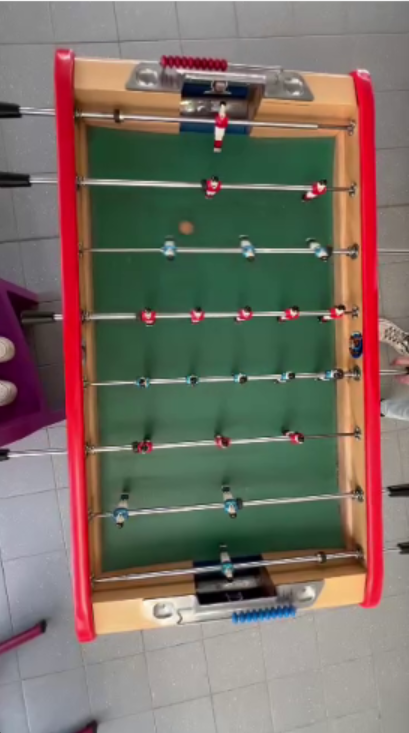
#> input picture baby_foot_frame.png, 409 x 733 px
$ python test4_paul.py
#> lines starting #> are read from the running program, lines starting #| are printed output that depends on the picture; after the words box and inside, x2 and y2 are one past the last pixel; in counts of white or black regions, pixels touching at a corner belong together
import cv2 as cv
import numpy as np
import matplotlib.pyplot as plt
import math
from collections import deque

img = cv.imread("baby_foot_frame.png")
#> img is the input picture: shape (733, 409, 3); mean B, G, R 101.2, 110.4, 120.8
if img is not None:
    hsv = cv.cvtColor(img, cv.COLOR_BGR2HSV)
#> hsv: shape (733, 409, 3); mean H, S, V 63.9, 78.6, 133.1

class DetectionBabyfoot:
    def __init__(self, img=None):
        self.kernel_moyen = cv.getStructuringElement(cv.MORPH_ELLIPSE, (11, 11))
        self.kernel_gros = cv.getStructuringElement(cv.MORPH_ELLIPSE, (21, 21))
        self.kernel_petit = cv.getStructuringElement(cv.MORPH_ELLIPSE, (3, 3))

        self.kernel_moyen_cross = cv.getStructuringElement(cv.MORPH_CROSS, (11, 11))
        self.kernel_gros_cross = cv.getStructuringElement(cv.MORPH_CROSS, (21, 21))
        self.kernel_petit_cross = cv.getStructuringElement(cv.MORPH_CROSS, (3, 3))

        self.largeur_proj = 1220
        self.hauteur_proj = 720
        self.derniere_matrice = None

        # Variables de tracking
        self.historique_trajectoire = deque(maxlen=40)
        self.current_tracking_time = 0
        self.max_tracking_time = 0
        self.historique_global_vitesses = []
        self.historique_global_frames = []

        if img is not None:
            self.mask_green = cv.inRange(hsv, (40, 60, 50), (85, 170, 255))
            self.mask_blue  = cv.inRange(hsv, (100, 150, 50), (130, 255, 255))
            print(55 / 2)
            print(21 * 255 / 100)
            print(43 * 255 / 100)


    def masked_g_b(self, param_img):
        hsv = cv.cvtColor(param_img, cv.COLOR_BGR2HSV)
        mask_green_1 = cv.inRange(hsv, (41, 52, 43), (90, 140, 220))
        lower = np.array((41, 52, 43))
        upper = np.array((90, 140, 220))
        mask = cv.inRange(hsv, lower, upper)

        largeur_bordure = 60
        border = cv.copyMakeBorder(mask_green_1, largeur_bordure, largeur_bordure, largeur_bordure, largeur_bordure, borderType=cv.BORDER_REPLICATE)

        opened = cv.morphologyEx(border, cv.MORPH_OPEN, self.kernel_petit, iterations=3)
        opened = cv.morphologyEx(opened, cv.MORPH_CLOSE, self.kernel_moyen, iterations=3)
        opened = cv.morphologyEx(opened, cv.MORPH_OPEN, self.kernel_petit, iterations=13)
        opened = cv.morphologyEx(opened, cv.MORPH_CLOSE, self.kernel_gros, iterations=8)

        opened = opened[largeur_bordure:opened.shape[0] - largeur_bordure,
                        largeur_bordure:opened.shape[1] - largeur_bordure]
        return opened


    def apply_rectangular_contour(self, img):
        test_forme = self.masked_g_b(img)
        contours, _ = cv.findContours(test_forme, cv.RETR_EXTERNAL, cv.CHAIN_APPROX_SIMPLE)
        cnt = max(contours, key=cv.contourArea)
        pre_hull = cv.convexHull(cnt)
        if len(pre_hull) != 0:
            approx = cv.approxPolyDP(pre_hull, 0.04 * cv.arcLength(pre_hull, True), True)
            cv.drawContours(img, [approx], -1, (255,0,0), 3)
        return img


    def apply_rectangular_contour_masque(self, img):
        test_forme = self.masked_g_b(img)
        contours, _ = cv.findContours(test_forme, cv.RETR_EXTERNAL, cv.CHAIN_APPROX_SIMPLE)
        cnt = contours[0]

        approx = cv.approxPolyDP(cv.convexHull(cnt), 0.01 * cv.arcLength(cnt, True), True)

        cv.drawContours(test_forme, [approx], -1, (255,0,0), 3)

        true_terrain = np.zeros(test_forme.shape[:2], dtype=np.uint8)
        cv.fillPoly(true_terrain, [approx.astype(np.int32).reshape(-1, 1, 2)], 255)
        return true_terrain, approx


    # [14 lines of commented-out code are left out]


    def detecter_balle(self, frame, polygone_terrain):
        gray = cv.cvtColor(frame, cv.COLOR_BGR2GRAY)
        hsv = cv.cvtColor(frame, cv.COLOR_BGR2HSV)

        min_balle = np.array([5, 80, 100])
        max_balle = np.array([35, 255, 255])
        mask_balle = cv.inRange(hsv, min_balle, max_balle)

        mask_balle_dilate = cv.bitwise_and(polygone_terrain, mask_balle)

        opened = cv.morphologyEx(mask_balle_dilate, cv.MORPH_OPEN, self.kernel_petit_cross, iterations=1)
        opened = cv.morphologyEx(opened, cv.MORPH_CLOSE, self.kernel_moyen_cross, iterations=5)

        circles = cv.HoughCircles(opened, cv.HOUGH_GRADIENT, 2, 1000, param1=20, param2=10, minRadius=3, maxRadius=10)

        centre_balle = None
        if circles is not None:
            for c in circles[0,:]:
                center_x, center_y, radius = int(c[0]), int(c[1]), int(c[2])
                cv.circle(frame, (center_x, center_y), radius, (0, 0, 255), 2)
                # Ajout : mémorisation du centre
                centre_balle = (center_x, center_y)

        return frame, centre_balle


    def detecter_polygone_projection(self, frame):
        hsv = cv.cvtColor(frame, cv.COLOR_BGR2HSV)
        lower_green = np.array([35, 50, 50])
        upper_green = np.array([90, 255, 255])
        mask_green = cv.inRange(hsv, lower_green, upper_green)

        opened = cv.morphologyEx(mask_green, cv.MORPH_CLOSE, self.kernel_moyen, iterations=2)
        opened = cv.morphologyEx(opened, cv.MORPH_OPEN, self.kernel_moyen, iterations=2)

        contours, _ = cv.findContours(opened, cv.RETR_EXTERNAL, cv.CHAIN_APPROX_SIMPLE)
        if contours:
            cnt = max(contours, key=cv.contourArea)
            if cv.contourArea(cnt) > 10000:
                hull = cv.convexHull(cnt)
                approx = cv.approxPolyDP(hull, 0.04 * cv.arcLength(hull, True), True)
                if len(approx) == 4:
                    return approx
        return None


    def ordonner_points(self, pts):
        #Rectangle vide
        rect = np.zeros((4, 2), dtype="float32")
        pts = pts.reshape((4, 2))
        s = pts.sum(axis=1)

        #Sommets
        rect[0] = pts[np.argmin(s)]
        rect[2] = pts[np.argmax(s)]
        diff = np.diff(pts, axis=1)
        rect[1] = pts[np.argmin(diff)]
        rect[3] = pts[np.argmax(diff)]
        return rect


    def projeter_vue_dessus(self, frame, polygone_terrain):
        #rectangle parfait
        if polygone_terrain is not None and len(polygone_terrain) == 4:
            coins_source = self.ordonner_points(polygone_terrain)
            (tl, tr, br, bl) = coins_source

            largeur_video = np.linalg.norm(tl - tr)
            hauteur_video = np.linalg.norm(tl - bl)

            if largeur_video < hauteur_video:
                coins_source = np.array([bl, tl, tr, br], dtype="float32")

            coins_destination = np.array([
                [0, 0],
                [self.largeur_proj - 1, 0],
                [self.largeur_proj - 1, self.hauteur_proj - 1],
                [0, self.hauteur_proj - 1]
            ], dtype="float32")

            #Projection native opencv
            self.derniere_matrice = cv.getPerspectiveTransform(coins_source, coins_destination)

        if self.derniere_matrice is not None:
            return cv.warpPerspective(frame, self.derniere_matrice, (self.largeur_proj, self.hauteur_proj))
        return None


    def afficher_graphique_vitesse(self):
        plt.figure(figsize=(12, 5))
        plt.plot(self.historique_global_frames, self.historique_global_vitesses, color='r', linestyle='-')
        plt.title("Vitesse instantanée de la balle (avec occlus.)")
        plt.xlabel("Num frame")
        plt.ylabel("Vitesse (mm / frame)")
        plt.grid(True)
        plt.tight_layout()
        plt.show()

if __name__ == "__main__":
    img = cv.imread("baby_foot_frame.png")
    nom_video = "babyfoot3.mp4"
    Detecteur = DetectionBabyfoot(img)
#> in __init__, `self.mask_green = cv.inRange(hsv, (40, 60, 50), (85, 170, 255))`:
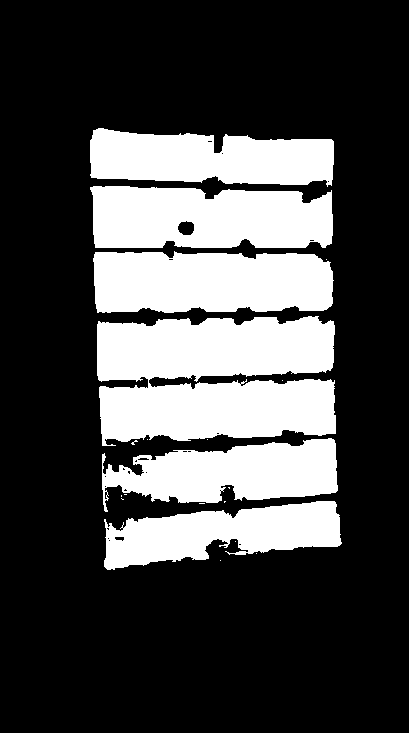
#> self.mask_green: shape (733, 409); 28.1% white; 20 white regions (14 under 20 px), largest, box (x1, y1, x2, y2) and area: (97, 316, 336, 446) 25780, (93, 251, 334, 313) 13493, (90, 186, 333, 248) 13294, (90, 128, 334, 187) 11021, (102, 438, 338, 512) 10768, (104, 501, 342, 570) 9952
#> in __init__, `self.mask_blue  = cv.inRange(hsv, (100, 150, 50), (130, 255, 255))`: self.mask_blue: shape (733, 409); 0.24% white; 6 white regions (3 under 20 px), largest, box (x1, y1, x2, y2) and area: (233, 608, 295, 622) 428, (182, 125, 213, 132) 154, (227, 127, 246, 134) 91

    vid = cv.VideoCapture(f"Data/{nom_video}")
    if not vid.isOpened():
        raise SystemExit("Echec lecture.")

    cpt_frame = 0

    while True:
        check, frame = vid.read()
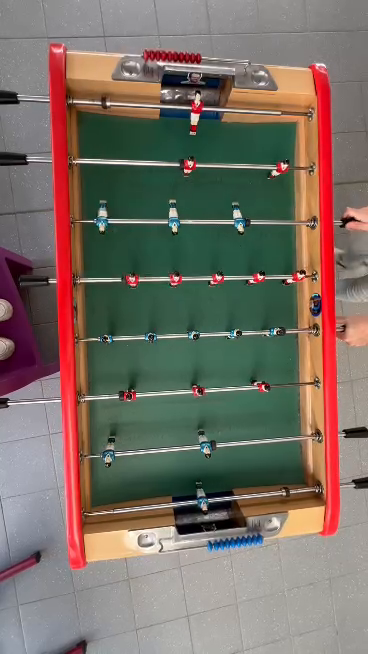
#> input picture frame 76 of Data/babyfoot3.mp4, 368 x 654 px
#> frame is the input picture: shape (654, 368, 3); mean B, G, R 101.1, 110.4, 121.5
        if not check:
            print("Fin vidéo")
            break

        original = frame.copy()

        # Masque Terrain Paul
        masque_terrain_bitwise, _ = Detecteur.apply_rectangular_contour_masque(frame)
#> in masked_g_b, `hsv = cv.cvtColor(param_img, cv.COLOR_BGR2HSV)`: hsv: shape (654, 368, 3); mean H, S, V 64.9, 78.2, 133.1
#> in masked_g_b, `mask_green_1 = cv.inRange(hsv, (41, 52, 43), (90, 140, 220))`: mask_green_1: shape (654, 368); 25.2% white; 75 white regions (62 under 20 px), largest, box (x1, y1, x2, y2) and area: (86, 279, 296, 338) 10347, (88, 334, 298, 396) 10164, (80, 164, 294, 220) 9588
#> in masked_g_b, `border = cv.copyMakeBorder(mask_green_1, largeur_bordure, largeur_bord..`: border: shape (774, 488); 16% white; 75 white regions (62 under 20 px), largest, box (x1, y1, x2, y2) and area: (146, 339, 356, 398) 10347, (148, 394, 358, 456) 10164, (140, 224, 354, 280) 9588
#> in masked_g_b, `opened = cv.morphologyEx(border, cv.MORPH_OPEN, self.kernel_petit, ite..`: opened: shape (774, 488); 15.1% white; 16 white regions, largest, box (x1, y1, x2, y2) and area: (146, 340, 356, 398) 10188, (148, 395, 357, 456) 10020, (142, 224, 354, 280) 8961
#> in masked_g_b, `opened = cv.morphologyEx(opened, cv.MORPH_CLOSE, self.kernel_moyen, it..`: opened: shape (774, 488); 19% white; 1 white region, box (x1, y1, x2, y2) and area: (140, 174, 364, 566) 71943
#> in masked_g_b, `opened = cv.morphologyEx(opened, cv.MORPH_OPEN, self.kernel_petit, ite..`: opened: shape (774, 488); 18.7% white; 1 white region, box (x1, y1, x2, y2) and area: (140, 174, 362, 564) 70729
#> in masked_g_b, `opened = cv.morphologyEx(opened, cv.MORPH_CLOSE, self.kernel_gros, ite..`: opened: shape (774, 488); 19.8% white; 1 white region, box (x1, y1, x2, y2) and area: (140, 174, 362, 564) 74850
#> in masked_g_b, `opened = opened[largeur_bordure:opened.shape[0] - largeur_bordure, lar..`: opened: shape (654, 368); 31.1% white; 1 white region
#> in apply_rectangular_contour_masque, `contours, _ = cv.findContours(test_forme, cv.RETR_EXTERNAL, cv.CHAIN_A..`: contours = 1 contour; box (x1, y1, x2, y2) and area: (80, 114, 302, 504) 74302
#> in apply_rectangular_contour_masque, `cnt = contours[0]`: cnt = contour of 230 points, box (x1, y1, x2, y2) (80, 114, 302, 504), area 74302
#> in apply_rectangular_contour_masque, `approx = cv.approxPolyDP(cv.convexHull(cnt), 0.01 * cv.arcLength(cnt, ..`: approx = [[93, 114], [268, 137], [293, 188], [301, 470], [288, 483], [108, 503], [92, 490], [80, 127]]
#> in apply_rectangular_contour_masque, `cv.drawContours(test_forme, [approx], -1, (255,0,0), 3)`: test_forme: shape (654, 368); 32.6% white; 1 white region, box (x1, y1, x2, y2) and area: (78, 112, 304, 506) 78426
#> in apply_rectangular_contour_masque, `cv.fillPoly(true_terrain, [approx.astype(np.int32).reshape(-1, 1, 2)],..`: true_terrain: shape (654, 368); 32% white; 1 white region, box (x1, y1, x2, y2) and area: (80, 114, 302, 504) 76904

        # Détection des 4 coins stable Ryan
        polygone_stable_projection = Detecteur.detecter_polygone_projection(frame)
#> in detecter_polygone_projection, `mask_green = cv.inRange(hsv, lower_green, upper_green)`: mask_green: shape (654, 368); 28.1% white; 63 white regions (55 under 20 px), largest, box (x1, y1, x2, y2) and area: (84, 223, 296, 281) 10467, (80, 164, 296, 220) 10415, (86, 279, 296, 338) 10412
#> in detecter_polygone_projection, `opened = cv.morphologyEx(mask_green, cv.MORPH_CLOSE, self.kernel_moyen..`: opened: shape (654, 368); 32.7% white; 2 white regions (1 under 20 px), largest, box (x1, y1, x2, y2) and area: (74, 114, 304, 506) 78650
#> in detecter_polygone_projection, `opened = cv.morphologyEx(opened, cv.MORPH_OPEN, self.kernel_moyen, ite..`: opened: shape (654, 368); 32.6% white; 1 white region
#> in detecter_polygone_projection, `contours, _ = cv.findContours(opened, cv.RETR_EXTERNAL, cv.CHAIN_APPRO..`: contours = 1 contour; box (x1, y1, x2, y2) and area: (80, 114, 302, 504) 77826
#> in detecter_polygone_projection, `cnt = max(contours, key=cv.contourArea)`: cnt = contour of 200 points, box (x1, y1, x2, y2) (80, 114, 302, 504), area 77826
#> in detecter_polygone_projection, `hull = cv.convexHull(cnt)`: hull = contour of 20 points, box (x1, y1, x2, y2) (80, 114, 302, 504), area 80649
#> in detecter_polygone_projection, `approx = cv.approxPolyDP(hull, 0.04 * cv.arcLength(hull, True), True)`: approx = [[86, 116], [295, 130], [297, 480], [92, 497]]
#> polygone_stable_projection = [[86, 116], [295, 130], [297, 480], [92, 497]]

        # Détection balle Ryan + Paul
        modified, centre_balle = Detecteur.detecter_balle(frame.copy(), masque_terrain_bitwise)
#> in detecter_balle, `mask_balle = cv.inRange(hsv, min_balle, max_balle)`: mask_balle: shape (654, 368); 10.6% white; 113 white regions (97 under 20 px), largest, box (x1, y1, x2, y2) and area: (221, 66, 326, 538) 13171, (66, 52, 162, 105) 3122, (82, 516, 175, 562) 2185
#> in detecter_balle, `mask_balle_dilate = cv.bitwise_and(polygone_terrain, mask_balle)`:
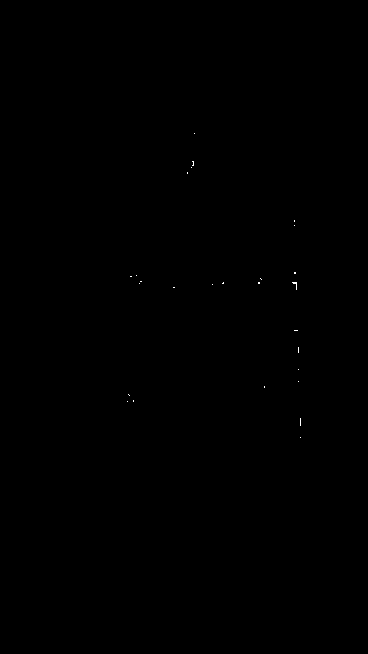
#> mask_balle_dilate: shape (654, 368); 0.03% white in thin lines or dots, all inside (x1, y1, x2, y2) = (127, 133, 301, 438)
#> in detecter_balle, `opened = cv.morphologyEx(mask_balle_dilate, cv.MORPH_OPEN, self.kernel..`: opened: shape (654, 368); every value is 0
#> in detecter_balle, `circles = cv.HoughCircles(opened, cv.HOUGH_GRADIENT, 2, 1000, param1=2..`: circles = None

        # Projection Ryan
        frame_projetee = Detecteur.projeter_vue_dessus(modified, polygone_stable_projection)
#> in ordonner_points, `pts = pts.reshape((4, 2))`: pts = [[86, 116], [295, 130], [297, 480], [92, 497]]
#> in ordonner_points, `s = pts.sum(axis=1)`: s = [202, 425, 777, 589]
#> in ordonner_points, `diff = np.diff(pts, axis=1)`: diff = [30, -165, 183, 405]
#> in projeter_vue_dessus, `coins_source = self.ordonner_points(polygone_terrain)`: coins_source = [[86, 116], [295, 130], [297, 480], [92, 497]]
#> in projeter_vue_dessus, `(tl, tr, br, bl) = coins_source`: tl = [86, 116]; tr = [295, 130]; br = [297, 480]; bl = [92, 497]
#> in projeter_vue_dessus, `largeur_video = np.linalg.norm(tl - tr)`: largeur_video = 209.5
#> in projeter_vue_dessus, `hauteur_video = np.linalg.norm(tl - bl)`: hauteur_video = 381
#> in projeter_vue_dessus, `coins_source = np.array([bl, tl, tr, br], dtype="float32")`: coins_source = [[92, 497], [86, 116], [295, 130], [297, 480]]
#> in projeter_vue_dessus, `self.derniere_matrice = cv.getPerspectiveTransform(coins_source, coins..`: self.derniere_matrice = [[-0.255, -3.08, 1552.8], [3.04, -0.0479, -256.2], [-0.000376, -4.03e-05, 1]]

        cv.imshow("original", original)
        cv.imshow("modifie", modified)

        if frame_projetee is not None:
            frame_projetee_reduite = cv.resize(frame_projetee, (0, 0), fx=0.6, fy=0.6)
            cv.imshow("Projection Vue de Dessus", frame_projetee_reduite)

        if cv.waitKey(30) & 0xFF == ord('q'):
#> (key q is pressed here)
            break
        elif cv.waitKey(30) & 0xFF == ord('p'):
            cv.waitKey(0)

        cpt_frame += 1

    vid.release()
    cv.destroyAllWindows()

    # graphique vitesse
    Detecteur.afficher_graphique_vitesse()
#> in afficher_graphique_vitesse, `plt.show()`:
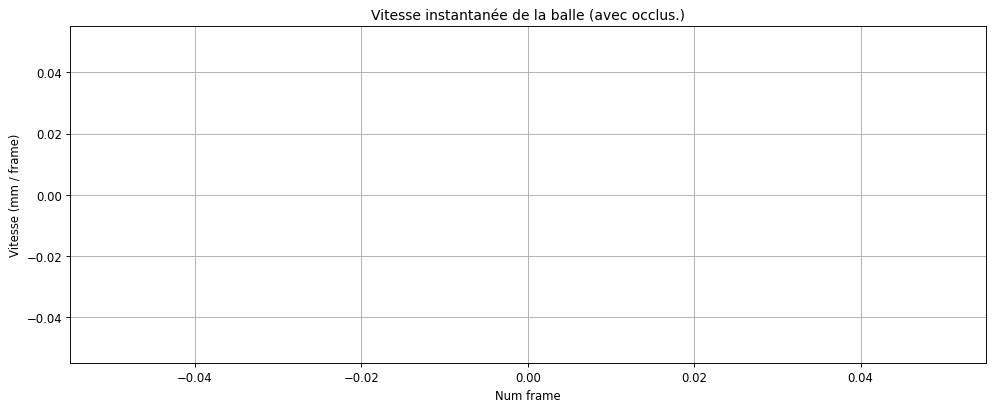
#> figure drawn by matplotlib, 1 panel

    if img is not None:
        plt.imshow(cv.cvtColor(Detecteur.masked_g_b(img), cv.COLOR_BGR2RGB))
#> in masked_g_b (call 2), `mask_green_1 = cv.inRange(hsv, (41, 52, 43), (90, 140, 220))`: mask_green_1: shape (733, 409); 27.5% white; 30 white regions (19 under 20 px), largest, box (x1, y1, x2, y2) and area: (97, 316, 336, 446) 26488, (93, 250, 333, 313) 13385, (90, 186, 333, 249) 13310
#> in masked_g_b (call 2), `border = cv.copyMakeBorder(mask_green_1, largeur_bordure, largeur_bord..`:
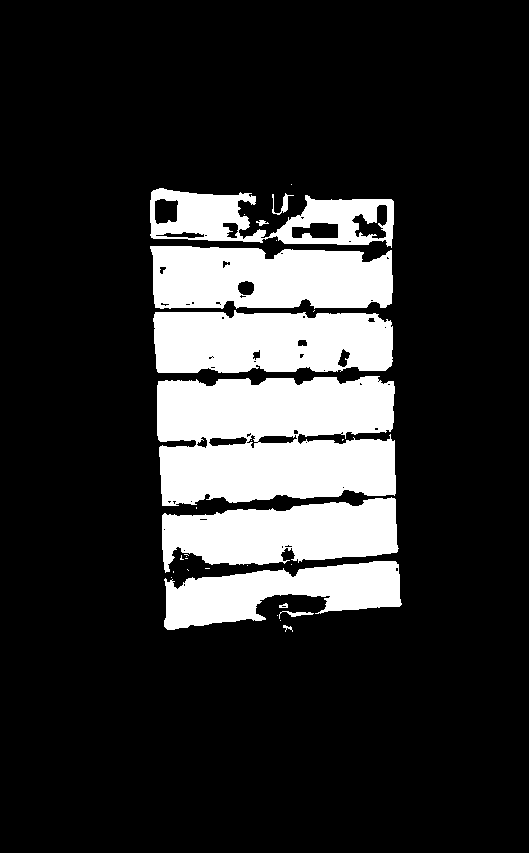
#> border: shape (853, 529); 18.3% white; 30 white regions (19 under 20 px), largest, box (x1, y1, x2, y2) and area: (157, 376, 396, 506) 26488, (153, 310, 393, 373) 13385, (150, 246, 393, 309) 13310
#> in masked_g_b (call 2), `opened = cv.morphologyEx(border, cv.MORPH_OPEN, self.kernel_petit, ite..`: opened: shape (853, 529); 17.8% white; 12 white regions, largest, box (x1, y1, x2, y2) and area: (157, 376, 395, 443) 13220, (153, 312, 393, 373) 13189, (151, 246, 393, 308) 13075
#> in masked_g_b (call 2), `opened = cv.morphologyEx(opened, cv.MORPH_CLOSE, self.kernel_moyen, it..`: opened: shape (853, 529); 21.5% white; 1 white region, box (x1, y1, x2, y2) and area: (150, 188, 402, 630) 96861
#> in masked_g_b (call 2), `opened = cv.morphologyEx(opened, cv.MORPH_OPEN, self.kernel_petit, ite..`: opened: shape (853, 529); 21.3% white; 1 white region, box (x1, y1, x2, y2) and area: (150, 190, 400, 628) 96020
#> in masked_g_b (call 2), `opened = cv.morphologyEx(opened, cv.MORPH_CLOSE, self.kernel_gros, ite..`: opened: shape (853, 529); 21.8% white; 1 white region, box (x1, y1, x2, y2) and area: (150, 190, 400, 628) 98351
#> in masked_g_b (call 2), `opened = opened[largeur_bordure:opened.shape[0] - largeur_bordure, lar..`: opened: shape (733, 409); 32.8% white; 1 white region, box (x1, y1, x2, y2) and area: (90, 130, 340, 568) 98351
        plt.show()

        plt.imshow(cv.cvtColor(Detecteur.apply_rectangular_contour(img.copy()), cv.COLOR_BGR2RGB))
#> in apply_rectangular_contour, `contours, _ = cv.findContours(test_forme, cv.RETR_EXTERNAL, cv.CHAIN_A..`: contours = 1 contour; box (x1, y1, x2, y2) and area: (90, 130, 340, 568) 97720
#> in apply_rectangular_contour, `cnt = max(contours, key=cv.contourArea)`: cnt = contour of 222 points, box (x1, y1, x2, y2) (90, 130, 340, 568), area 97720
#> in apply_rectangular_contour, `pre_hull = cv.convexHull(cnt)`: pre_hull = contour of 18 points, box (x1, y1, x2, y2) (90, 130, 340, 568), area 100784
#> in apply_rectangular_contour, `approx = cv.approxPolyDP(pre_hull, 0.04 * cv.arcLength(pre_hull, True)..`: approx = [[109, 130], [333, 153], [326, 546], [106, 554]]
#> in apply_rectangular_contour, `cv.drawContours(img, [approx], -1, (255,0,0), 3)`:
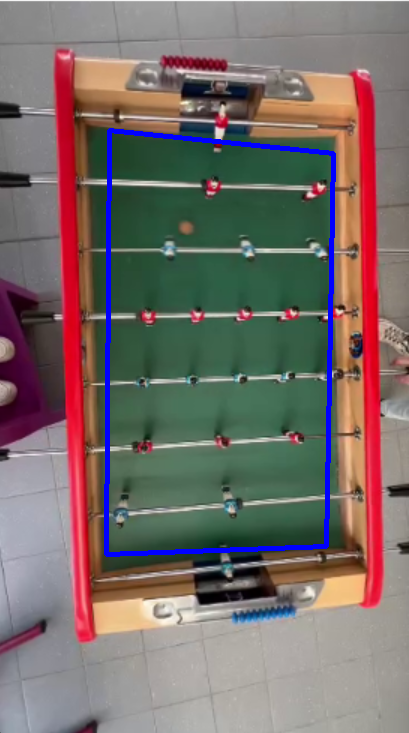
#> img: shape (733, 409, 3); 2.1% of pixels changed, all inside (x1, y1, x2, y2) = (104, 128, 336, 557)
        plt.show()

        masque_test, _ = Detecteur.apply_rectangular_contour_masque(img.copy())
#> in apply_rectangular_contour_masque (call 2), `approx = cv.approxPolyDP(cv.convexHull(cnt), 0.01 * cv.arcLength(cnt, ..`: approx = [[109, 130], [333, 153], [326, 546], [127, 567], [106, 554], [90, 174]]
#> in apply_rectangular_contour_masque (call 2), `cv.drawContours(test_forme, [approx], -1, (255,0,0), 3)`: test_forme: shape (733, 409); 33.6% white; 1 white region, box (x1, y1, x2, y2) and area: (88, 128, 340, 570) 100620
#> in apply_rectangular_contour_masque (call 2), `cv.fillPoly(true_terrain, [approx.astype(np.int32).reshape(-1, 1, 2)],..`:
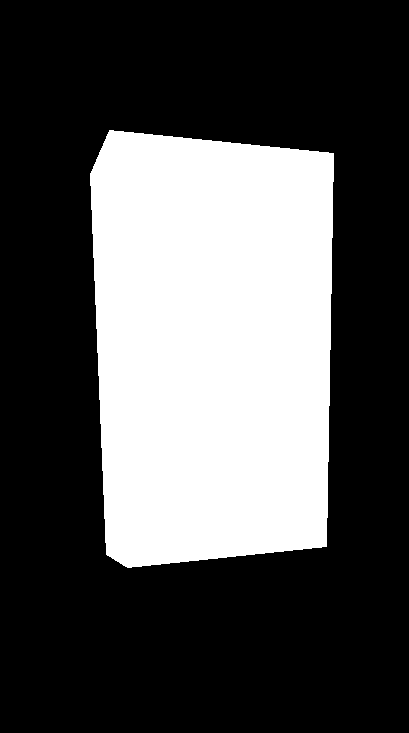
#> true_terrain: shape (733, 409); 32.3% white; 1 white region, box (x1, y1, x2, y2) and area: (90, 130, 334, 568) 96833
        plt.imshow(cv.cvtColor(masque_test, cv.COLOR_BGR2RGB))
        plt.show()
